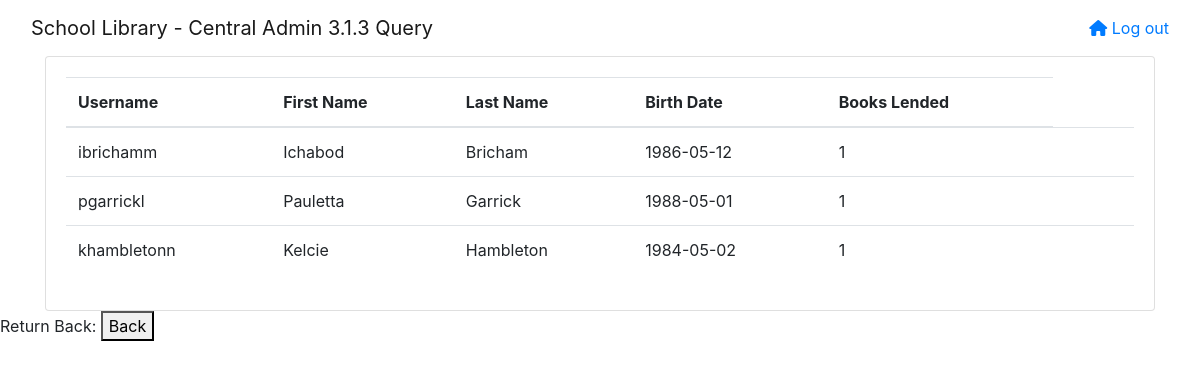
The app's page /Τελικό/central_admin/central_admin_3.1.3.php, older data.
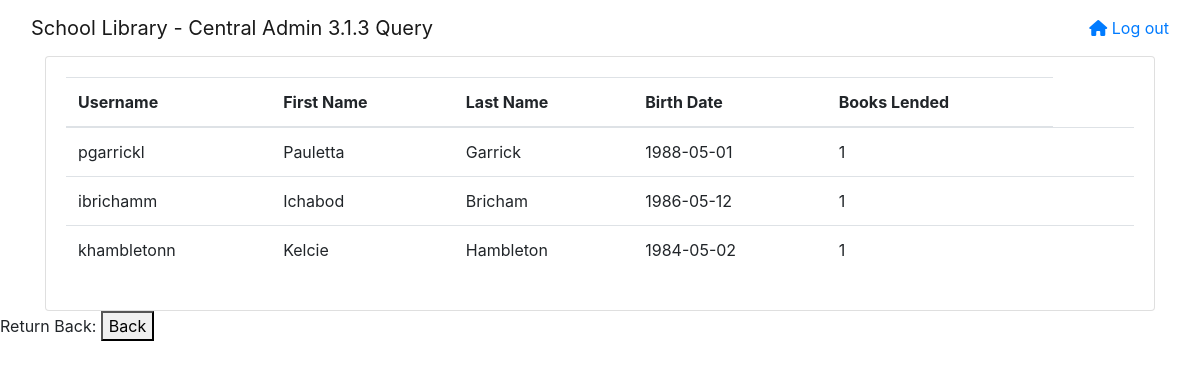
The same page, newer data.
### tables this page shows
create table if not exists Users ( 
	Username Varchar(30) not null,
	Password Varchar(30) not null,
	First_Name Varchar(30) not null,
	Last_Name Varchar(30) not null,
	Birth_Date date not null,
	Status Enum ('Student', 'Teacher', 'Admin', 'Central Admin') not null,
	Status2 Enum ('Pending', 'Accepted', 'Requesting','Suspended') default 'Pending',
	Phone_number Varchar(15) not null,  
	Email Varchar(60) not null,
	School_Name Varchar(30) not null,
	Registration_Date timestamp default CURRENT_TIMESTAMP,
	Last_Update timestamp default CURRENT_TIMESTAMP,
	primary key(Username),
	constraint fk_User_School
		FOREIGN KEY (School_Name)
		REFERENCES School (Name)
		ON DELETE RESTRICT
		ON UPDATE CASCADE
);

### Τελικό/central_admin/central_admin_3.1.3.php (the view, shortened to what this page needs)
<!DOCTYPE html>
<html lang = "en">
<head>
    <link rel = "stylesheet" href = "css/styles.css">
    <link rel = "stylesheet" href = "https://cdnjs.cloudflare.com/ajax/libs/font-awesome/6.0.0/css/all.min.css">
    <link rel = "stylesheet" href = "bootstrap/css/bootstrap.min.css">
</head>
<body>
<nav class="navbar navbar-light navbar-expand-md" id="nav-bar">
        <div id="navbar-div" class="container-fluid">
            <a class="navbar-brand" id="nav-bar-text">School Library - Central Admin 3.1.3 Query</a>
            <a id="navbar-items" href="index.php">
                <i class="fa fa-home "></i> Log out
            </a>
        </div>
    </nav>
    <div class="container">
        <div class="row" id="row">
            <div class="col-md-12">
                <div class="card" id="card-container">
                    <div class="card-body" id="card">
                        <?php
                        $conn = OpenCon();
                        $query = "select u.Username, u.First_Name, u.Last_Name, u.Birth_Date, count(l.Serial_number) as Books_Lended from Users u inner join lending l on u.Username=l.Username where (extract(year from CURRENT_DATE)-extract(year from u.Birth_Date)<40) and (u.Status='Teacher' or u.Status='Admin') group by u.Username, u.First_Name, u.Last_Name, u.Birth_Date order by Books_Lended DESC";
                        $result = mysqli_query($conn, $query);
                        if(mysqli_num_rows($result) == 0){
                            echo '<h1 style="margin-top: 5rem;">No Users Found found!</h1>';
                        }
                        else{
                            echo '<div class="table-responsive">';
                                echo '<table class="table">';
                                    echo '<thead>';
                                        echo '<tr>';
                                            echo '<th>Username</th>';
                                            echo '<th>First Name</th>';
                                            echo '<th>Last Name</th>';
                                            echo '<th>Birth Date</th>';
                                            echo '<th>Books Lended</th>';
                                        echo '</tr>';
                                    echo '</thead>';
                                    echo '<tbody>';
                                    while($row = mysqli_fetch_row($result)){
                                        echo '<tr>';
                                            echo '<td>' . $row[0] . '</td>';
                                            echo '<td>' . $row[1] . '</td>';
                                            echo '<td>' . $row[2] . '</td>';
                                            echo '<td>' . $row[3] . '</td>';
                                            echo '<td>' . $row[4] . '</td>';
                                            echo '<td>';
                                            echo '</td>';
                                            echo '<td>';
                                            echo '</td>';
                                        echo '</tr>';
                                    }
                                    echo '</tbody>';
                                echo '</table>';
                            echo '</div>';
                        }
                        ?>
                    </div>
                </div>
            </div>
        </div>
    </div>
    <p>Return Back:
    <a href="./central_admin.php">
        <button type="button">Back</button>
    </a>
    </p>
</body>
</html>

Row changes from the older to the newer data that the page shows:
changed users "pgarrickl": moves up the list
